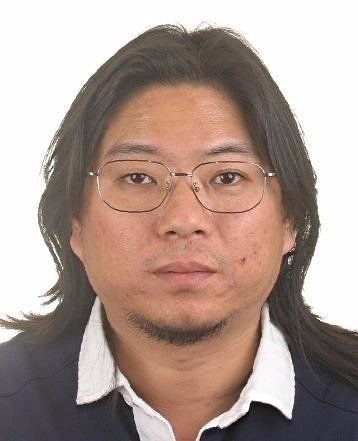
//> input picture Face_Detection_And_Skin_Retouching/1.png, 358 x 441 px
$ ./main   (built with g++ and OpenCV 4)
//> lines starting //> are read from the running program, lines starting //| are printed output that depends on the picture
#include "opencv2/objdetect/objdetect.hpp"
#include "opencv2/highgui/highgui.hpp"
#include "opencv2/imgproc/imgproc.hpp"
#include "opencv2/ml/ml.hpp"
#include <iostream>

using namespace std;
using namespace cv;

void detectAndDraw(Mat& img,
	CascadeClassifier& cascade,
	double scale);

String cascadeName = "./haarcascade_frontalface_alt.xml";//人脸的训练数据
														 //String nestedCascadeName = "./haarcascade_eye_tree_eyeglasses.xml";//人眼的训练数据

bool isDetected = false;

int main(int argc, const char** argv)
{
	Mat image;
	CascadeClassifier cascade;//创建级联分类器对象
	double scale = 1.3;

	int c;
	cout << "Please enter a number between 1 and 4 to choose a picture:" << endl;
	cin >> c;
//> the answer given: 1
	switch (c)
	{
	case 1:
		image = imread("1.png");
//> image is the input picture: 441 rows x 358 cols, CV_8UC3; mean B, G, R 146, 153.6, 174.3
		break;
	case 2:
		image = imread("2.jpg");
		break;
	case 3:
		image = imread("3.png");
		break;
	case 4:
		image = imread("4.jpg");
	}


	namedWindow("磨皮前");//opencv2.0以后用namedWindow函数会自动销毁窗口
	cv::imshow("磨皮前", image);

	if (!cascade.load(cascadeName))//从指定的文件目录中加载级联分类器
	{
		cerr << "ERROR: Could not load classifier cascade" << endl;
		return 0;
	}

	if (!image.empty())//读取图片数据不能为空
	{
		detectAndDraw(image, cascade, scale);
		if (isDetected == false)
		{
			Mat dst;

			int value1 = 3, value2 = 1;

			int dx = value1 * 5;    //双边滤波参数之一
			double fc = value1*12.5; //双边滤波参数之一
			int p = 50;//透明度
			Mat temp1, temp2, temp3, temp4;

			//双边滤波
			bilateralFilter(image, temp1, dx, fc, fc);

			temp2 = (temp1 - image + 128);

			//高斯模糊
			GaussianBlur(temp2, temp3, Size(2 * value2 - 1, 2 * value2 - 1), 0, 0);

			temp4 = image + 2 * temp3 - 255;

			dst = (image*(100 - p) + temp4*p) / 100;
			dst.copyTo(image);
		}
		namedWindow("磨皮后");
		cv::imshow("磨皮后", image);
		waitKey(0);
	}

	return 0;
}

void detectAndDraw(Mat& img,
	CascadeClassifier& cascade,
	double scale)
{
//> called with scale = 1.3
	int i = 0;
	double t = 0;
	vector<Rect> faces;
	const static Scalar colors[] = { CV_RGB(0,0,255),
		CV_RGB(0,128,255),
		CV_RGB(0,255,255),
		CV_RGB(0,255,0),
		CV_RGB(255,128,0),
		CV_RGB(255,255,0),
		CV_RGB(255,0,0),
		CV_RGB(255,0,255) };//用不同的颜色表示不同的人脸

	Mat gray, smallImg(cvRound(img.rows / scale), cvRound(img.cols / scale), CV_8UC1);//将图片缩小，加快检测速度

	cvtColor(img, gray, CV_BGR2GRAY);//因为用的是类haar特征，所以都是基于灰度图像的，这里要转换成灰度图像
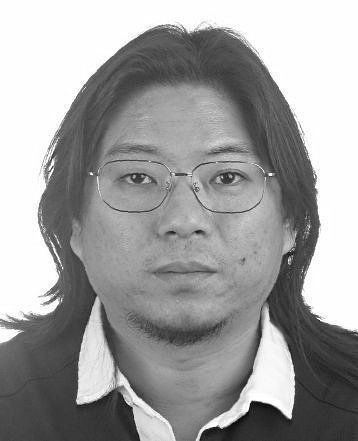
//> gray: 441 rows x 358 cols, CV_8UC1; min 1, max 255, mean 158.8
	resize(gray, smallImg, smallImg.size(), 0, 0, INTER_LINEAR);//将尺寸缩小到1/scale,用线性插值
	equalizeHist(smallImg, smallImg);//直方图均衡
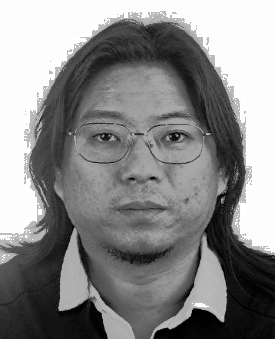
//> smallImg: 339 rows x 275 cols, CV_8UC1; min 0, max 255, mean 136


	cascade.detectMultiScale(smallImg, faces,
		1.1, 2, 0
		// |CV_HAAR_FIND_BIGGEST_OBJECT
		// |CV_HAAR_DO_ROUGH_SEARCH
		| CV_HAAR_SCALE_IMAGE
		,
		Size(30, 30));
//> faces = 1 Rect (x, y, width, height): [52, 71, 174, 174]

	for (vector<Rect>::const_iterator r = faces.begin(); r != faces.end(); r++, i++)
	{
		isDetected = true;
		Mat smallImgROI;
		vector<Rect> nestedObjects;
		Point center, left, right;
		Scalar color = colors[i % 8];
		int radius;
		center.x = cvRound((r->x + r->width*0.5)*scale);//还原成原来的大小
		center.y = cvRound((r->y + r->height*0.5)*scale);
		radius = cvRound((r->width + r->height)*0.25*scale);


		left.x = center.x - radius;
		left.y = cvRound(center.y - radius*1.3);

		if (left.y<0)
		{
			left.y = 0;
		}

		right.x = center.x + radius;
		right.y = cvRound(center.y + radius*1.3);

		if (right.y > img.rows)
		{
			right.y = img.rows;
		}

		rectangle(img, left, right, Scalar(255, 0, 0));


		Mat roi = img(Range(left.y, right.y), Range(left.x, right.x));
		Mat dst;

		int value1 = 3, value2 = 1;

		int dx = value1 * 5;    //双边滤波参数之一
		double fc = value1*12.5; //双边滤波参数之一
		int p = 50;//透明度
		Mat temp1, temp2, temp3, temp4;

		//双边滤波
		bilateralFilter(roi, temp1, dx, fc, fc);

		temp2 = (temp1 - roi + 128);

		//高斯模糊
		GaussianBlur(temp2, temp3, Size(2 * value2 - 1, 2 * value2 - 1), 0, 0);

		temp4 = roi + 2 * temp3 - 255;

		dst = (roi*(100 - p) + temp4*p) / 100;


		dst.copyTo(roi);
	}
//> this loop made 1 pass
//> radius on pass 1: 113
//> pass 1, in detectAndDraw, `Mat roi = img(Range(left.y, right.y), Range(left.x, right.x));`:
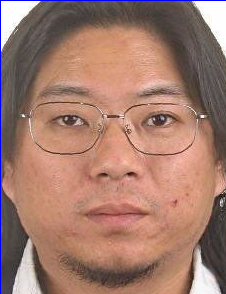
//> roi: 294 rows x 226 cols, CV_8UC3; mean B, G, R 108.8, 123.2, 162.1
//> pass 1, in detectAndDraw, `temp2 = (temp1 - roi + 128);`:
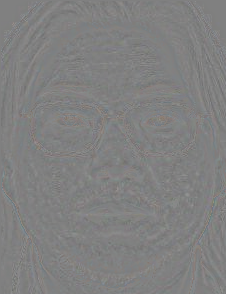
//> temp2: 294 rows x 226 cols, CV_8UC3; mean B, G, R 128.1, 128.1, 128.2
//> pass 1, in detectAndDraw, `temp4 = roi + 2 * temp3 - 255;`:
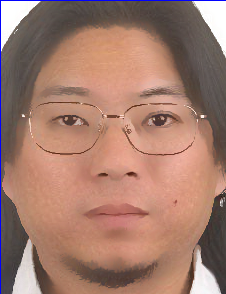
//> temp4: 294 rows x 226 cols, CV_8UC3; mean B, G, R 110, 124.4, 163.4
//> after the loop, i = 1
}
